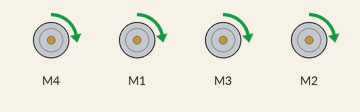
Recording of a sketch running on a simulated Arduino Uno, built with avr-gcc and run on an emulated ATmega328P. On the bench: 4 × DC motor (green arrow = forward, orange = backward, longer = faster).

Above: at 1.0 s.
At 3.0 s:
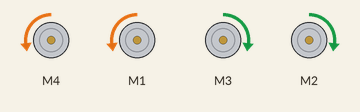
At 5.0 s:
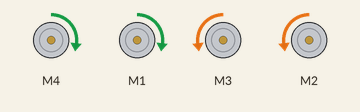
At 7.0 s:
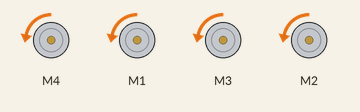
Timing chart, 0 to 16.9 s (numbered marks = the images above):
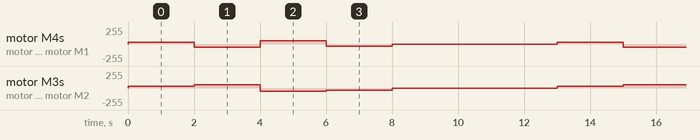

Measured:
- by itself, motor M4, motor M1: repeats every 13.0 s: backward 50/255 2.0 s, forward 50/255 2.0 s, backward 30/255 2.0 s, stopped 5.0 s, forward 30/255 2.0 s
- by itself, motor M3, motor M2: repeats every 13.0 s: forward 50/255 2.0 s, backward 50/255 2.0 s, backward 30/255 2.0 s, stopped 5.0 s, forward 30/255 2.0 s

The sketch:

directionalTestRunMotor.ino
```cpp
#include <Wire.h>
#include <Adafruit_MotorShield.h>
#include "utility/Adafruit_MS_PWMServoDriver.h"


// Create the motor shield object with the default I2C address
Adafruit_MotorShield AFMS = Adafruit_MotorShield();

// Select which 'port' M1, M2, M3 or M4. In this case, M1
Adafruit_DCMotor *leftMotor1 = AFMS.getMotor(4);
Adafruit_DCMotor *leftMotor2 = AFMS.getMotor(1);
Adafruit_DCMotor *rightMotor1 = AFMS.getMotor(3);
Adafruit_DCMotor *rightMotor2 = AFMS.getMotor(2);

int leftMotorSpeed=30;
int rightMotorSpeed=30;


void setup() {
  // put your setup code here, to run once:
  AFMS.begin();
  // Set initial motor speeds
  leftMotor1->setSpeed(0);
  leftMotor2->setSpeed(0);
  rightMotor1->setSpeed(0);
  rightMotor2->setSpeed(0);
  // Stop the motors
  leftMotor1->run(FORWARD);
  leftMotor2->run(FORWARD);
  rightMotor1->run(FORWARD);
  rightMotor2->run(FORWARD);
}
void loop() {
    leftMotor1->run(FORWARD);
    leftMotor2->run(FORWARD);
    rightMotor1->run(FORWARD);
    rightMotor2->run(FORWARD);

    leftMotorSpeed = 30;
    rightMotorSpeed = 30;
    leftMotor1->setSpeed(leftMotorSpeed);
    leftMotor2->setSpeed(leftMotorSpeed);
    rightMotor1->setSpeed(rightMotorSpeed);
    rightMotor2->setSpeed(rightMotorSpeed);
    delay(2000);

    leftMotorSpeed = 50;
    rightMotorSpeed = 50;
    leftMotor1->run(BACKWARD);
    leftMotor2->run(BACKWARD);
    leftMotor1->setSpeed(leftMotorSpeed);
    leftMotor2->setSpeed(leftMotorSpeed);
    rightMotor1->setSpeed(rightMotorSpeed);
    rightMotor2->setSpeed(rightMotorSpeed);
    delay(2000);

    leftMotor1->run(FORWARD);
    leftMotor2->run(FORWARD);
    rightMotor1->run(BACKWARD);
    rightMotor2->run(BACKWARD);
    leftMotor1->setSpeed(leftMotorSpeed);
    leftMotor2->setSpeed(leftMotorSpeed);
    rightMotor1->setSpeed(rightMotorSpeed);
    rightMotor2->setSpeed(rightMotorSpeed);
    delay(2000);


    leftMotorSpeed = 30;
    rightMotorSpeed = 30;
    leftMotor1->run(BACKWARD);
    leftMotor2->run(BACKWARD);
    rightMotor1->run(BACKWARD);
    rightMotor2->run(BACKWARD);
    leftMotor1->setSpeed(leftMotorSpeed);
    leftMotor2->setSpeed(leftMotorSpeed);
    rightMotor1->setSpeed(rightMotorSpeed);
    rightMotor2->setSpeed(rightMotorSpeed);
    delay(2000);

    leftMotor1->run(RELEASE);
    leftMotor2->run(RELEASE);
    rightMotor1->run(RELEASE);
    rightMotor2->run(RELEASE);
    delay(5000);
}
```
